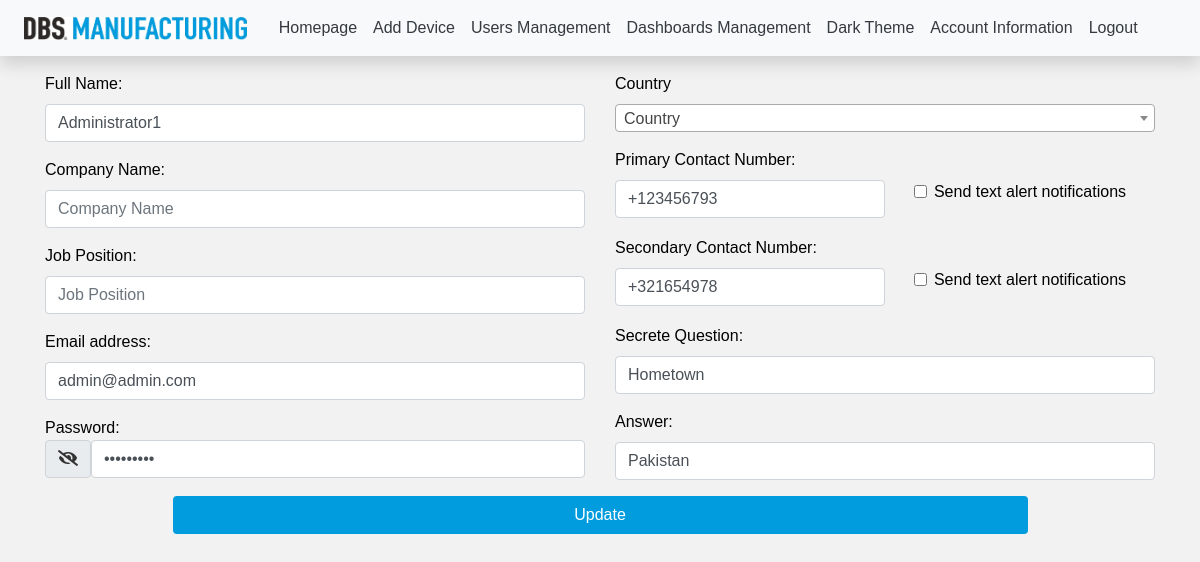
/user_settings.php?id=1 (signed in), run on the app's committed database.
### tables this page shows
CREATE TABLE `users` (
  `id` int(11) NOT NULL,
  `username` varchar(20) NOT NULL,
  `email` varchar(30) NOT NULL,
  `password` varchar(100) NOT NULL,
  `is_admin` tinyint(1) NOT NULL DEFAULT 0,
  `blocked` tinyint(1) NOT NULL DEFAULT 0,
  `contact` varchar(50) DEFAULT NULL,
  `company_name` varchar(100) NOT NULL,
  `job_position` varchar(100) NOT NULL,
  `phone_2` varchar(100) NOT NULL,
  `secrete` varchar(1000) NOT NULL,
  `answer` varchar(500) NOT NULL,
  `alert1` varchar(10) NOT NULL,
  `alert2` varchar(10) NOT NULL
);

### user_settings.php (the view, shortened to what this page needs)
<?php
require 'app/main.php';
$uid = $_GET["id"];
?>
<!DOCTYPE html>
<html lang="en">
<?php require 'app/head.include.php'; ?>
<body>
<?php require 'app/nav.include.php'; ?>
    <div class="container">
        <?php
        $sql1 = "SELECT * FROM users WHERE id= $uid";
        $res1 = mysqli_query($con, $sql1);
        $row1 = mysqli_fetch_array($res1);
        ?>
            <form action="" method="post">
                <div class="row mt-3">
                    <div class="col-md-6">
                        <div class="form-group">
                            <label for="email" style="color: black;">Full Name:</label>
                            <input type="text" class="form-control" name="username" placeholder="Enter Username" id="email" value="<?php echo $row1['username']; ?>">
                        </div>
                        <div class="form-group">
                            <label for="email" style="color: black;">Company Name:</label>
                            <input type="text" class="form-control" name="company_name" placeholder="Company Name" id="email" value="<?php echo $row1['company_name']; ?>">
                        </div>
                        <div class="form-group">
                            <label for="email" style="color: black;">Job Position:</label>
                            <input type="text" class="form-control" name="job_position" placeholder="Job Position" id="email" value="<?php echo $row1['job_position']; ?>">
                        </div>
                        <div class="form-group">
                            <label for="email" style="color: black;">Email address:</label>
                            <input type="email" class="form-control" name="email" placeholder="Enter email" id="email" value="<?php echo $row1['email']; ?>">
                        </div>
                        <div class="input-group mb-3 d-flex flex-column" id="show_hide_password">
                            <label for="email" class="mb-0" style="color: black;">Password:</label>
                            <div class="d-flex">
                                <span class="input-group-text text-secondary input-group-addon">
                                <a id="show_pass_a"><i class="fa fa-eye-slash" aria-hidden="true"></i></a>
                            </span>
                                <input type="password" name="pass" class="form-control " placeholder="Password"  value="<?php echo $row1['password']; ?>">
                            </div>
                        </div>
                    </div>
                    <div class="col-md-6">
                        <div class="form-group">
                            <link href="https://cdnjs.cloudflare.com/ajax/libs/select2/4.0.6-rc.0/css/select2.min.css" rel="stylesheet" />
                            <label for="exampleFormControlSelect1">Country</label>
                        </div>
                        <div class="form-group">
                            <label for="email" style="color: black;">Primary Contact Number:</label>
                            <div class="row no-gutters">
                                <div class="col">
                                    <input type="text" class="form-control" name="contact" placeholder="+1 584 458 485" id="phone1" value="<?php echo $row1["contact"]; ?>">
                                </div>
                                <div class="col d-flex justify-content-center align-items-center">
                                    <div class="form-group form-check">
                                        <label class="form-check-label">
                                            <input class="form-check-input" type="checkbox" name="alert1" <?php if($row1["alert1"]=="on") echo "checked"; ?>> Send text alert notifications
                                        </label>
                                    </div>
                                </div>
                            </div>
                        </div>
                        <div class="form-group">
                            <label for="email" style="color: black;">Secondary Contact Number:</label>
                            <div class="row no-gutters">
                                <div class="col">
                                    <input type="text" class="form-control" name="phone_2" placeholder="+1 584 458 485" id="phone2" value="<?php echo $row1["phone_2"]; ?>">
                                </div>
                                <div class="col d-flex justify-content-center align-items-center">
                                    <div class="form-group form-check">
                                        <label class="form-check-label">
                                            <input class="form-check-input" type="checkbox" name="alert2" <?php if($row1["alert2"]=="on") echo "checked"; ?>> Send text alert notifications
                                        </label>
                                    </div>
                                </div>
                            </div>
                        </div>
                        <div class="form-group">
                            <label for="email" style="color: black;">Secrete Question:</label>
                            <input type="text" class="form-control" name="secrete" placeholder="Secrete question" id="email" value="<?php echo $row1['secrete']; ?>">
                        </div>
                        <div class="form-group">
                            <label for="email" style="color: black;">Answer:</label>
                            <input type="text" class="form-control" name="answer" placeholder="Answer to secrete question" id="email" value="<?php echo $row1['answer']; ?>">
                        </div>
                    </div>
                    <div class="w-75 mx-auto">
                        <button type="submit" class="btn appBtnColor w-100" name="update_userr">Update</button>
                    </div>
                </div>
            </form>
    </div>
</body>
</html>

### assets/custom_css/main.css (style rules this page uses)
* { font-family: sans-serif; }
.appBtnColor { background-color: #009cde; color: white; }
a#show_pass_a, a#show_pass_a:hover { color:#333 }

### assets/custom_css/light_theme.css (style rules this page uses)
body { background-color: #f3f2f2; color: black; }

### data on the page
users: username "Administrator1", email "admin@admin.com", contact "+123456793", phone_2 "+321654978", secrete "Hometown", answer "Pakistan"

### other printed values
$themeLinkText "Dark Theme"
